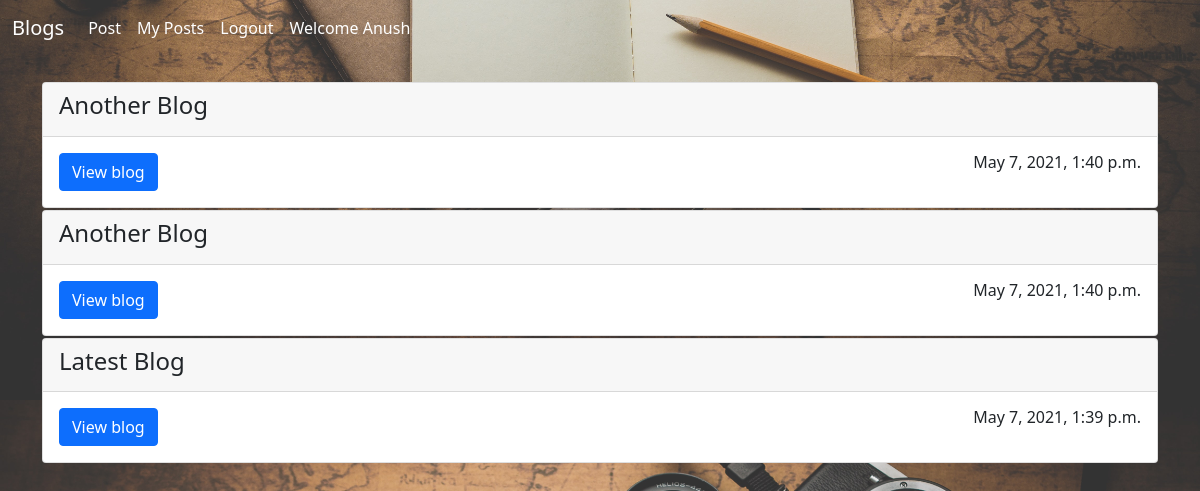
Screenshot of /my_posts (signed in) with the database file from the repository.
### blog_app/models.py (models this page shows)
class Post(models.Model):
    title = models.CharField(max_length=100)
    content = models.TextField()
    author = models.ForeignKey(User, on_delete=models.CASCADE)
    created_at = models.DateTimeField(auto_now_add=True)
    updated_at = models.DateTimeField(auto_now=True)

### blog_app/views.py (the view)
# urls.py: path('my_posts', user_views.my_posts, name='my_posts'),
@login_required
def my_posts(request):
    user = request.user
    posts = Post.objects.filter(author=user).order_by('-created_at')
    return render(request, 'blog_app/my_posts.html', {'posts': posts})

### blog_app/templates/blog_app/my_posts.html (shortened to what this page needs)
{% extends 'blog_app/base.html' %}
{% block content %}
    {% if posts %}
    {% for post in posts %}
    <div class="container">
         <div class="row">
             <div class="col-md-12">
                 <div class="card top_margin">
                     <div class="card-header">
                         <div class="card-title">
                            <h4>{{ post.title }}</h4>
                         </div>
                     </div>
                     <div class="card-body">
                             <a href="{% url 'my_post' post.id %}"><button class="btn btn-primary">View blog</button></a>
                     <h6 style="float: right;">{{ post.created_at }}</h6>
                     </div>
                 </div>
             </div>
         </div>
    </div>
    {% endfor %}
    {% endif %}
{% endblock %}

### blog_app/templates/blog_app/base.html (shortened to what this page needs)
{% load static %}
<!DOCTYPE html>
<html lang="en">
<head>
    <link href="https://cdn.jsdelivr.net/npm/bootstrap@5.0.0-beta3/dist/css/bootstrap.min.css" rel="stylesheet">
</head>
<nav class="navbar navbar-expand-lg">
    <div class="container-fluid">
      {% if request.user.is_authenticated %}
          <a class="navbar-brand text-white" href="{% url 'posts' %}">Blogs</a>
      <div class="collapse navbar-collapse" id="navbarNavAltMarkup">
        <div class="navbar-nav">
          <a class="nav-link text-white" href="{% url 'post' %}">Post</a>
          <a class="nav-link text-white" href="{% url 'my_posts' %}">My Posts</a>
          <a class="nav-link text-white" href="{% url 'logout' %}">Logout</a>
          <a class="nav-link text-white" href="{% url 'profile' %}" tabindex="-1" aria-disabled="true">Welcome {{ request.user.first_name }}</a>
      {% endif %}
        </div>
      </div>
    </div>
</nav>
<br>
<body>
    {% block content %}
    {% endblock %}
</body>
</html>

### rows the page displays
Post: title "Another Blog", created_at "May 7, 2021, 1:40 p.m."
Post: title "Another Blog", created_at "May 7, 2021, 1:40 p.m."
Post: title "Latest Blog", created_at "May 7, 2021, 1:39 p.m."

### other values shown
{{ request.user.first_name }} "Anush"
